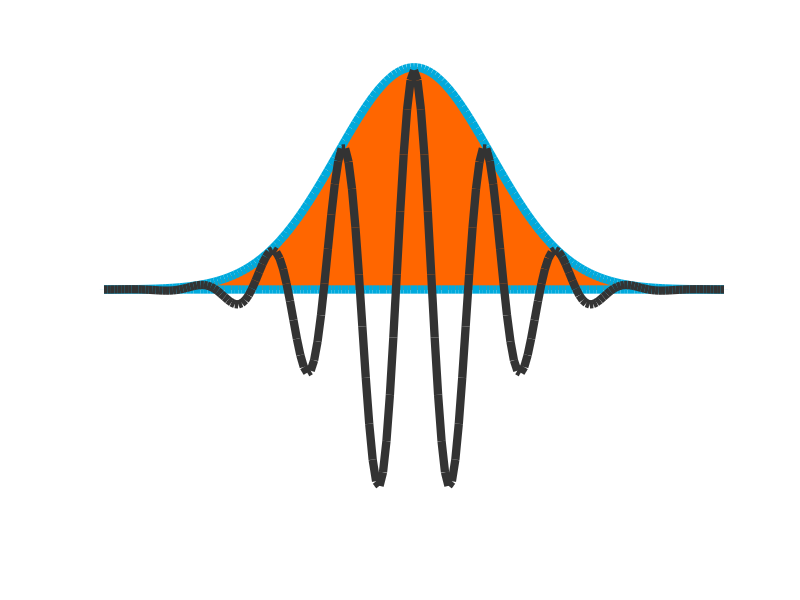

Write the MATLAB code that produced this figure.
% Using the exact colors from the SourceForge web site
x = linspace(-9,9,181);
g = exp(-x.^2/10);
c = cos(3*x);
figure(1)
area(x,g,'EdgeColor',[0 170 221]/255,'LineWidth',6,'FaceColor',[255 102 0]/255);
hold on
plot(x,g.*c*.986,'Color',[51 51 51]/255,'LineWidth',6)
hold off
axis([-9,9,-1.1, 1.1])
set(gca,'visible','off')

